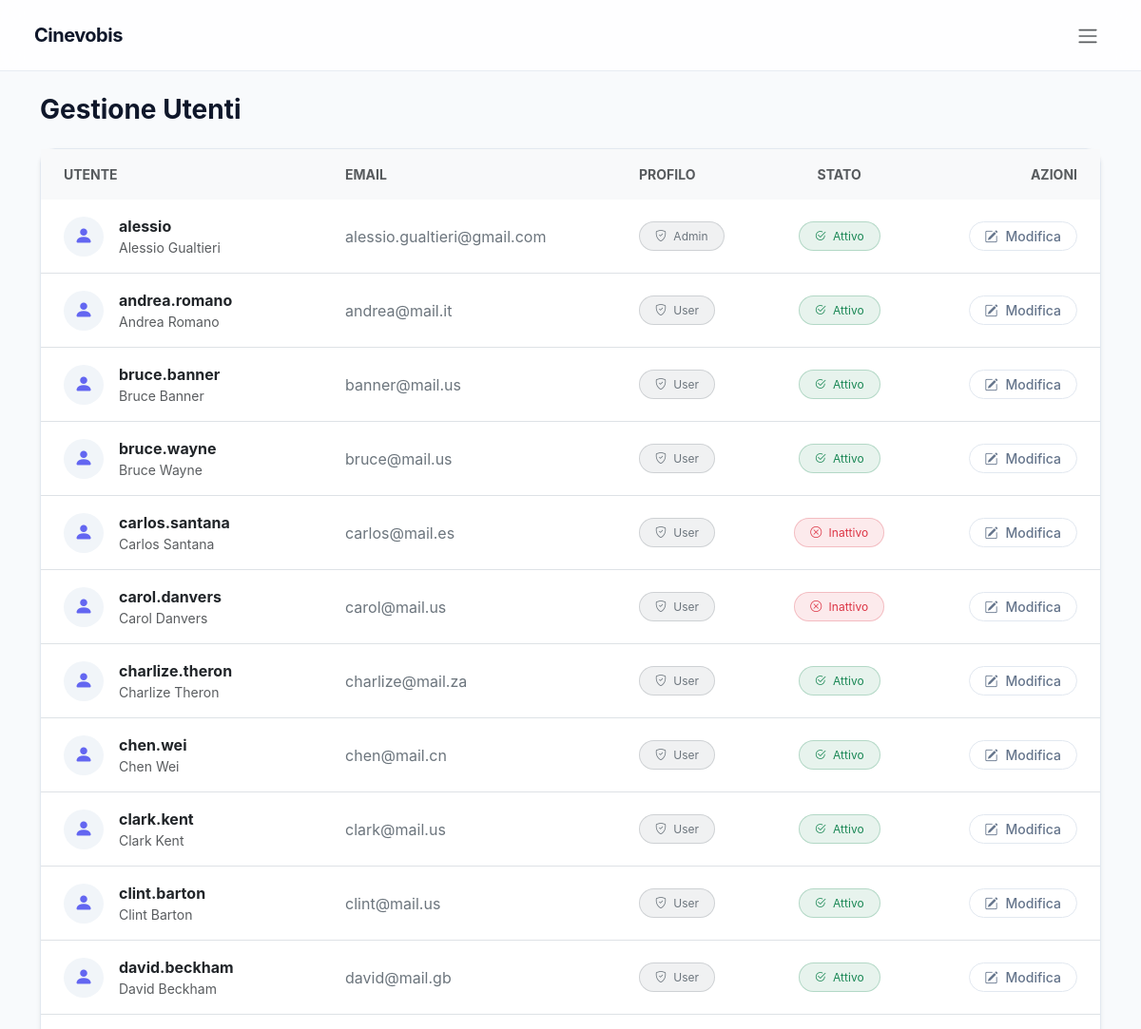
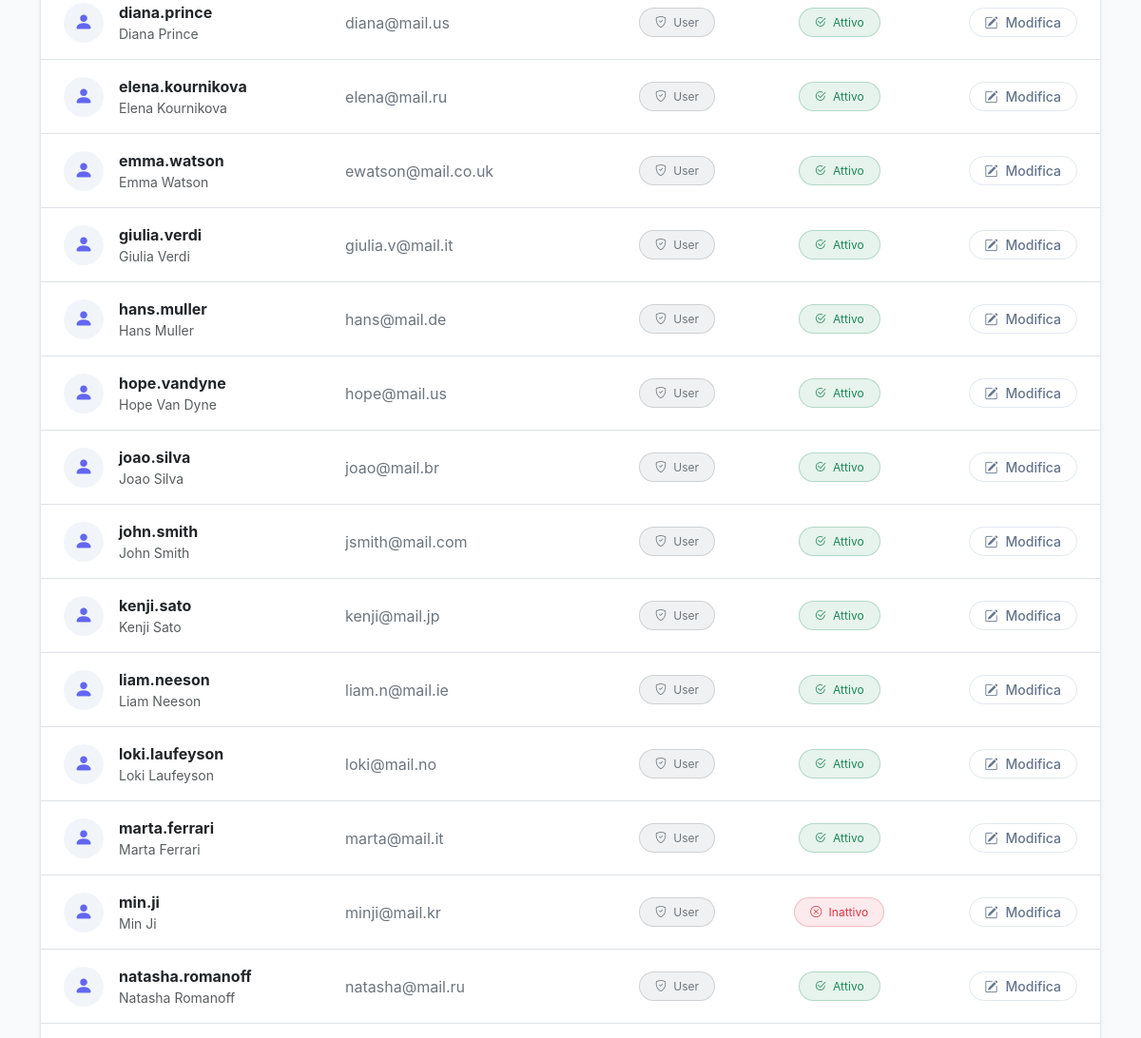
The page /pages/admin/users.php (signed in, upper part) on the database as committed earlier (2 pictures, top to bottom).
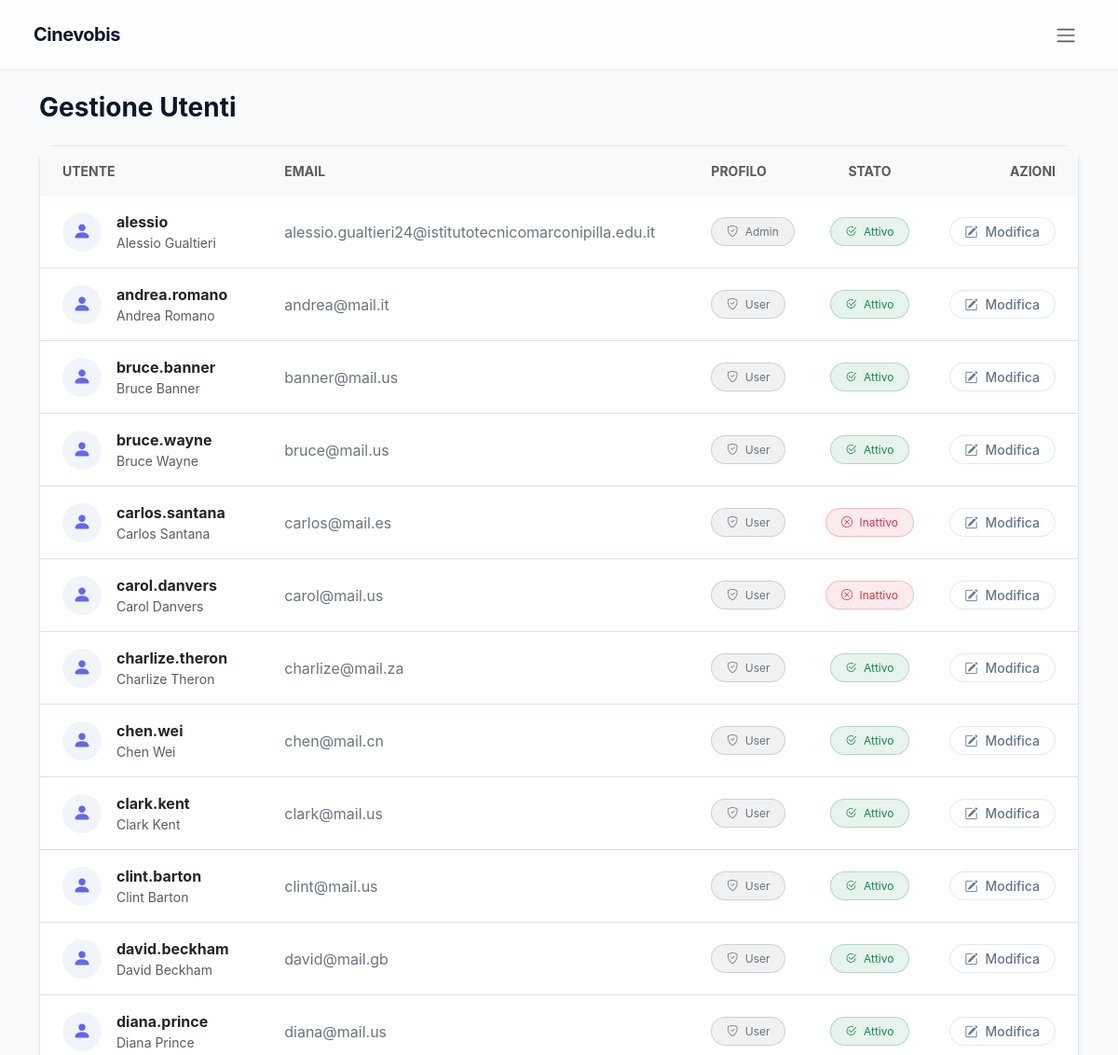
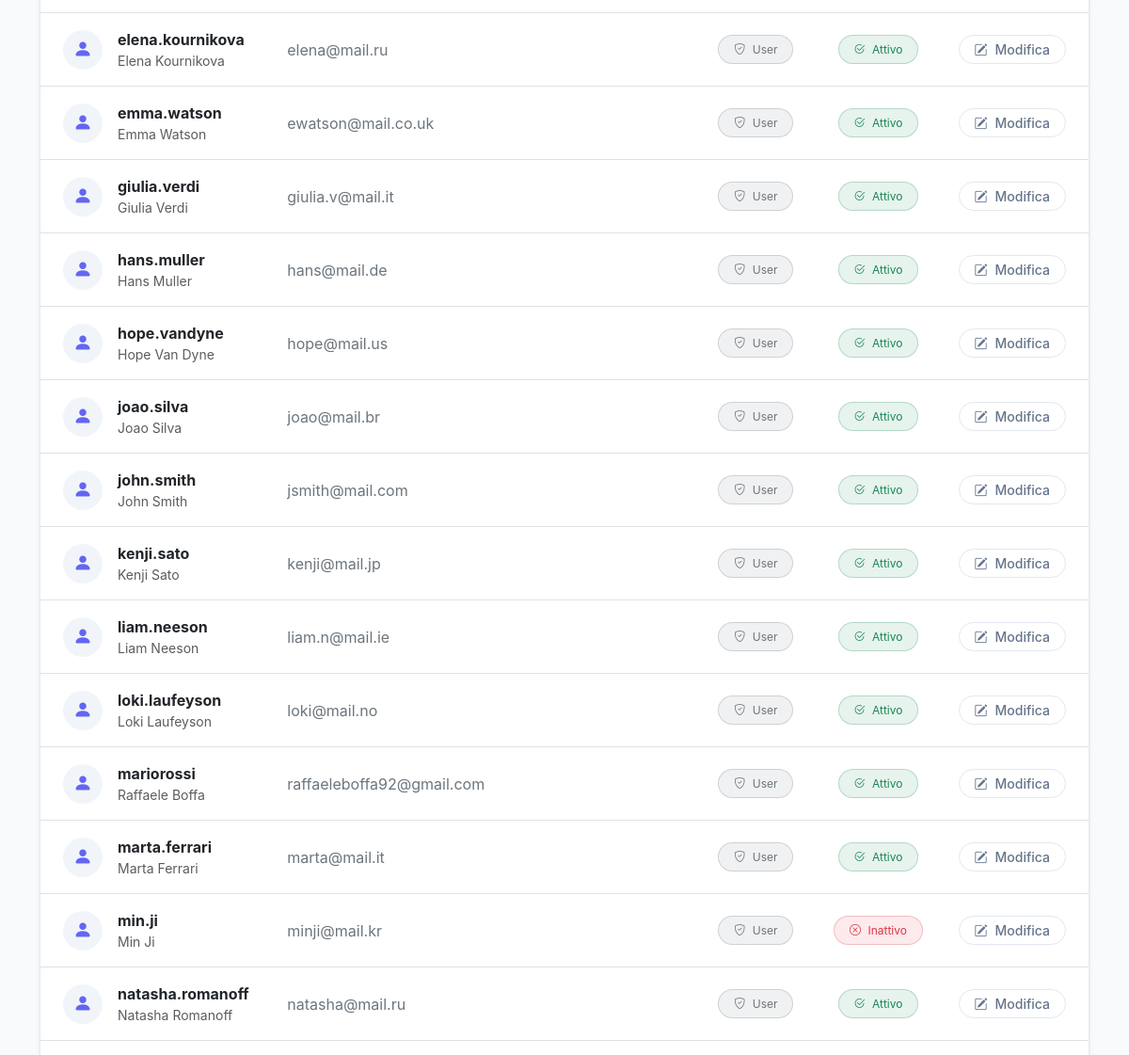
The same page on the database as committed later (2 pictures, top to bottom).
### tables this page shows
CREATE TABLE `utenti` (
  `id_utente` int(11) NOT NULL AUTO_INCREMENT,
  `username` varchar(100) NOT NULL,
  `password` varchar(255) NOT NULL,
  `email` varchar(100) NOT NULL,
  `nome` varchar(100) NOT NULL,
  `cognome` varchar(100) NOT NULL,
  `id_profilo` int(11) DEFAULT NULL,
  `attivo` tinyint(1) DEFAULT 1,
  `data_registrazione` datetime DEFAULT NULL,
  PRIMARY KEY (`id_utente`),
  UNIQUE KEY `username` (`username`),
  UNIQUE KEY `email` (`email`),
  KEY `id_profilo` (`id_profilo`),
  CONSTRAINT `utenti_ibfk_1` FOREIGN KEY (`id_profilo`) REFERENCES `profili` (`id_profilo`) ON UPDATE CASCADE
);

CREATE TABLE `profili` (
  `id_profilo` int(11) NOT NULL AUTO_INCREMENT,
  `nome_profilo` varchar(100) NOT NULL,
  PRIMARY KEY (`id_profilo`)
);

### includes/user_obj.php (called while the page is built, shortened)
<?php
class userObj {
    private PDO $db;
    public function __construct(PDO $db, string $username, ?string $password = null, ?string $nome = null, ?string $cognome = null,
                            ?string $email = null, ?int $attivo = null, ?int $id_profilo = null) {
        $this->db           = $db;
    }
    public function readAll() {
        $sql = "SELECT u.id_utente, u.username, u.nome, u.cognome, u.email,
                       u.attivo, p.nome_profilo
                FROM utenti u
                LEFT JOIN profili p ON p.id_profilo = u.id_profilo
                ORDER BY u.username";
        $stmt = $this->db->prepare($sql);
        $stmt->execute();
        return $stmt->fetchAll();
    }
}

### pages/admin/users.php (the view, shortened to what the changed rows need)
<?php
require_once(__DIR__ . '/../../config/connection.php');
require_once(__DIR__ . '/../../includes/user_obj.php');
$username   = $_SESSION['username'] ?? '';
$user = new userObj($conn, $username);
$utenti = $user->readAll();
?>
<!DOCTYPE html>
<html lang="it">
<head>
    <link rel="stylesheet" href="/node_modules/bootstrap/dist/css/bootstrap.min.css">
    <link rel="stylesheet" href="/node_modules/bootstrap-icons/font/bootstrap-icons.css">
    <link rel="stylesheet" href="/assets/css/style.css">
</head>
<body class="d-flex flex-column min-vh-100">
    <div class="container mt-4 mb-5 pb-5 flex-grow-1">
        <div class="d-flex justify-content-between align-items-center mb-4">
            <h1 class="fs-3 fw-bold mb-0">Gestione Utenti</h1>
            </div>
        <div class="card shadow-sm border-0">
            <div class="table-responsive">
                <table class="table table-hover align-middle mb-0">
                    <thead class="table-light">
                        <tr>
                            <th class="ps-4 py-3 text-uppercase text-muted small fw-bold border-bottom-0" scope="col">Utente</th>
                            <th class="py-3 text-uppercase text-muted small fw-bold border-bottom-0" scope="col">Email</th>
                            <th class="py-3 text-uppercase text-muted small fw-bold border-bottom-0" scope="col">Profilo</th>
                            <th class="text-center py-3 text-uppercase text-muted small fw-bold border-bottom-0" scope="col">Stato</th>
                            <th class="text-end pe-4 py-3 text-uppercase text-muted small fw-bold border-bottom-0" scope="col">Azioni</th>
                        </tr>
                    </thead>
                    <tbody class="border-top-0">
                        <?php foreach ($utenti as $utente): ?>
                            <tr>
                                <td class="ps-4 py-3">
                                    <div class="d-flex align-items-center">
                                        <div class="rounded-circle d-flex align-items-center justify-content-center me-3"
                                             style="width: 42px; height: 42px; background-color: var(--bg-muted); color: var(--accent);">
                                            <i class="bi bi-person-fill fs-5"></i>
                                        </div>
                                        <div>
                                            <div class="fw-bold text-dark mb-0"><?= htmlspecialchars($utente['username']) ?></div>
                                            <div class="small text-muted">
                                                <?= htmlspecialchars(trim(($utente['nome'] ?? '') . ' ' . ($utente['cognome'] ?? ''))) ?: '<span class="fst-italic">Nessun nome</span>' ?>
                                            </div>
                                        </div>
                                    </div>
                                </td>
                                <td class="py-3 text-secondary">
                                    <?= htmlspecialchars($utente['email'] ?? 'N/D') ?>
                                </td>
                                <td class="py-3">
                                    <span class="badge bg-secondary bg-opacity-10 text-secondary border border-secondary border-opacity-25 rounded-pill px-3 py-2 fw-normal">
                                        <i class="bi bi-shield-check me-1"></i> <?= htmlspecialchars($utente['nome_profilo'] ?? 'N/D') ?>
                                    </span>
                                </td>
                                <td class="text-center py-3">
                                    <?php if ($utente['attivo']): ?>
                                        <span class="badge bg-success bg-opacity-10 text-success border border-success border-opacity-25 rounded-pill px-3 py-2 fw-normal">
                                            <i class="bi bi-check2-circle me-1"></i> Attivo
                                        </span>
                                    <?php else: ?>
                                        <span class="badge bg-danger bg-opacity-10 text-danger border border-danger border-opacity-25 rounded-pill px-3 py-2 fw-normal">
                                            <i class="bi bi-x-circle me-1"></i> Inattivo
                                        </span>
                                    <?php endif; ?>
                                </td>
                                <td class="text-end pe-4 py-3">
                                    <a href="edit_user.php?username=<?= urlencode($utente['username']) ?>"
                                       class="btn btn-sm btn-outline-secondary rounded-pill px-3 d-inline-flex align-items-center">
                                        <i class="bi bi-pencil-square me-2"></i> Modifica
                                    </a>
                                </td>
                            </tr>
                        <?php endforeach; ?>
                    </tbody>
                </table>
            </div>
        </div>
    </div>
</body>
</html>

Rows that differ between the two databases and show on the page:
changed utenti "alessio": email "alessio.gualtieri@gmail.com" → "alessio.gualtieri24@istitutotecnicomarconipilla.edu.it"
added utenti: username "mariorossi", nome+cognome "Raffaele Boffa", email "raffaeleboffa92@gmail.com", id_profilo.nome_profilo "User", attivo 1 (drawn)
